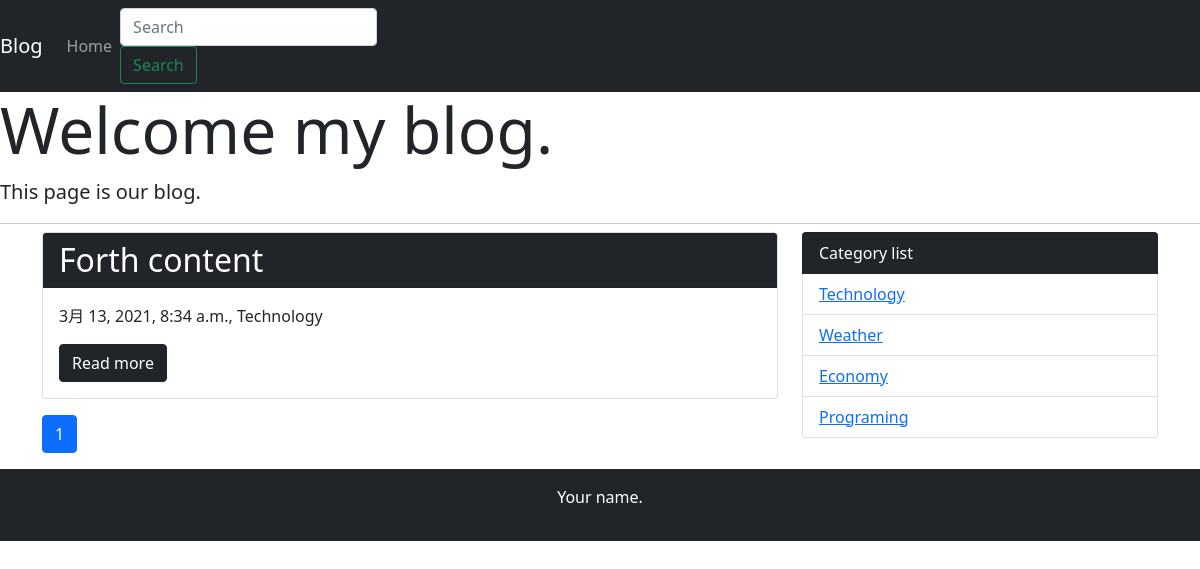
Page /category/1/ on the committed database.
### blog/models.py (models this page shows, shortened)
class Post(models.Model):
    title = models.CharField('title', max_length=255)
    text = models.TextField('content')
    created_at = models.DateTimeField('created_date', default=timezone.now)
    category = models.ForeignKey(Category, verbose_name='category', on_delete=models.PROTECT)

class Category(models.Model):
    name = models.CharField('category_name', max_length=255)
    created_at = models.DateTimeField('created_date', default=timezone.now)
    def __str__(self):
        return self.name

### blog/views.py (the view)
# urls.py: path('category/<int:pk>/', views.CategoryView.as_view(), name='category'),
class CategoryView(generic.ListView):
    model = Post
    paginate_by = 2
    def get_queryset(self):
        category = get_object_or_404(Category, pk=self.kwargs['pk'])
        queryset = Post.objects.order_by('-created_at').filter(category=category)
        return queryset

### blog/context_process.py (called while the page is built)
def common(request):
    context = {
        'category_list': Category.objects.all(),
    }
    return context

### blog/templatetags/mytag.py (called while the page is built)
@register.simple_tag
def url_replace(request, field, value):
    url_dict = request.GET.copy()
    url_dict[field] = value
    return url_dict.urlencode()

### blog/templates/blog/post_list.html
{% extends 'blog/base.html' %}
{% block content %}
{% for post in post_list %}
    <div class="card mb-3">
        <h2 class="card-header bg-dark text-white">{{ post.title }}</h2>
        <div class="card-body">
            <p>{{ post.created_at }}, {{ post.category }}</p>
        <a href="#!" class="btn btn-dark">Read more</a>
        </div>
    </div>
{% endfor %}
{% include 'blog/page.html' %}
{% endblock content %}

### blog/templates/blog/base.html (shortened to what this page needs)
<!doctype html>
<html lang="ja">
  <head>
    <link href="https://cdn.jsdelivr.net/npm/bootstrap@5.0.0-beta2/dist/css/bootstrap.min.css" rel="stylesheet">
  </head>
  <body>
    <nav class="navbar navbar-expand-lg navbar-dark bg-dark">
      <a class="navbar-brand" href="#">Blog</a>
      <div class="collapse navbar-collapse" id="navbarSupportedContent">
        <ul class="navbar-nav mr-auto">
          <li class="nav-item active">
            <a class="nav-link" href="{% url 'blog:index' %}">Home</a>
          </li>
        </ul>
        <form class="form-inline my-2 my-lg-0" method="GET" action="{% url 'blog:index' %}">
          <input class="form-control mr-sm-2" type="text" placeholder="Search" aria-label="Search" name='search-key'>
          <button class="btn btn-outline-success .my-2 my-sm-0" type="submit">Search</button>
        </form>
      </div>
    </nav>
      <div class="jumbotron">
        <h1 class="display-3">Welcome my blog.</h1>
        <p class="lead">This page is our blog.</p>
        <hr class="my-2">
      </div>
      <div class="container">
        <div class="row">
          <div class="col-md-8">
            {% block content %}
            {% endblock content %}
          </div>
          <div class="col-md-4">
            <ul class="list-group">
              <li class="list-group-item bg-dark text-white">Category list</li>
              {% for category in category_list %}
                <li class="list-group-item"><a href="{% url 'blog:category' category.pk %}">{{ category }}</a></li>
              {% endfor %}
            </ul>
          </div>
        </div>
      </div>
      <footer class="bg-dark text-white text-center py-3">
        <p>Your name.</p>
      </footer>
  </body>
</html>

### rows in the picture
Post: title "Forth content", created_at "3月 13, 2021, 8:34 a.m.", category "Technology"
Category: name "Technology"
Category: name "Weather"
Category: name "Economy"
Category: name "Programing"

### other values in the picture
{{ link_page }} "1"
